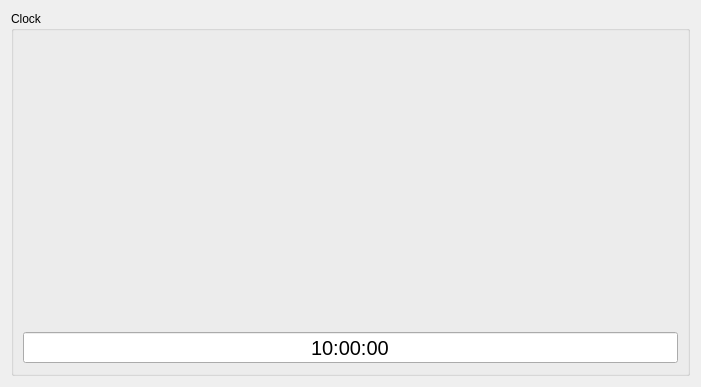
<?xml version="1.0" encoding="UTF-8"?>
<ui version="4.0">
 <class>MainDialog</class>
 <widget class="QDialog" name="MainDialog">
  <property name="geometry">
   <rect>
    <x>0</x>
    <y>0</y>
    <width>701</width>
    <height>387</height>
   </rect>
  </property>
  <property name="windowTitle">
   <string>MainDialog</string>
  </property>
  <layout class="QHBoxLayout" name="horizontalLayout">
   <item>
    <widget class="QGroupBox" name="groupBox">
     <property name="title">
      <string>Clock</string>
     </property>
     <layout class="QVBoxLayout" name="verticalLayout">
      <item>
       <widget class="AnalogClock" name="widget" native="true"/>
      </item>
      <item>
       <widget class="QTimeEdit" name="timeEdit">
        <property name="font">
         <font>
          <pointsize>15</pointsize>
         </font>
        </property>
        <property name="focusPolicy">
         <enum>Qt::NoFocus</enum>
        </property>
        <property name="locale">
         <locale language="Italian" country="Italy"/>
        </property>
        <property name="alignment">
         <set>Qt::AlignCenter</set>
        </property>
        <property name="readOnly">
         <bool>true</bool>
        </property>
        <property name="buttonSymbols">
         <enum>QAbstractSpinBox::NoButtons</enum>
        </property>
        <property name="dateTime">
         <datetime>
          <hour>10</hour>
          <minute>0</minute>
          <second>0</second>
          <year>1999</year>
          <month>12</month>
          <day>31</day>
         </datetime>
        </property>
        <property name="minimumDateTime">
         <datetime>
          <hour>2</hour>
          <minute>0</minute>
          <second>0</second>
          <year>1999</year>
          <month>12</month>
          <day>31</day>
         </datetime>
        </property>
        <property name="minimumTime">
         <time>
          <hour>2</hour>
          <minute>0</minute>
          <second>0</second>
         </time>
        </property>
        <property name="displayFormat">
         <string>HH:mm:ss</string>
        </property>
        <property name="timeSpec">
         <enum>Qt::LocalTime</enum>
        </property>
        <property name="time">
         <time>
          <hour>10</hour>
          <minute>0</minute>
          <second>0</second>
         </time>
        </property>
       </widget>
      </item>
     </layout>
    </widget>
   </item>
  </layout>
 </widget>
 <customwidgets>
  <customwidget>
   <class>AnalogClock</class>
   <extends>QWidget</extends>
   <header location="global">analogclock.h</header>
   <container>1</container>
  </customwidget>
 </customwidgets>
 <resources/>
 <connections/>
</ui>
